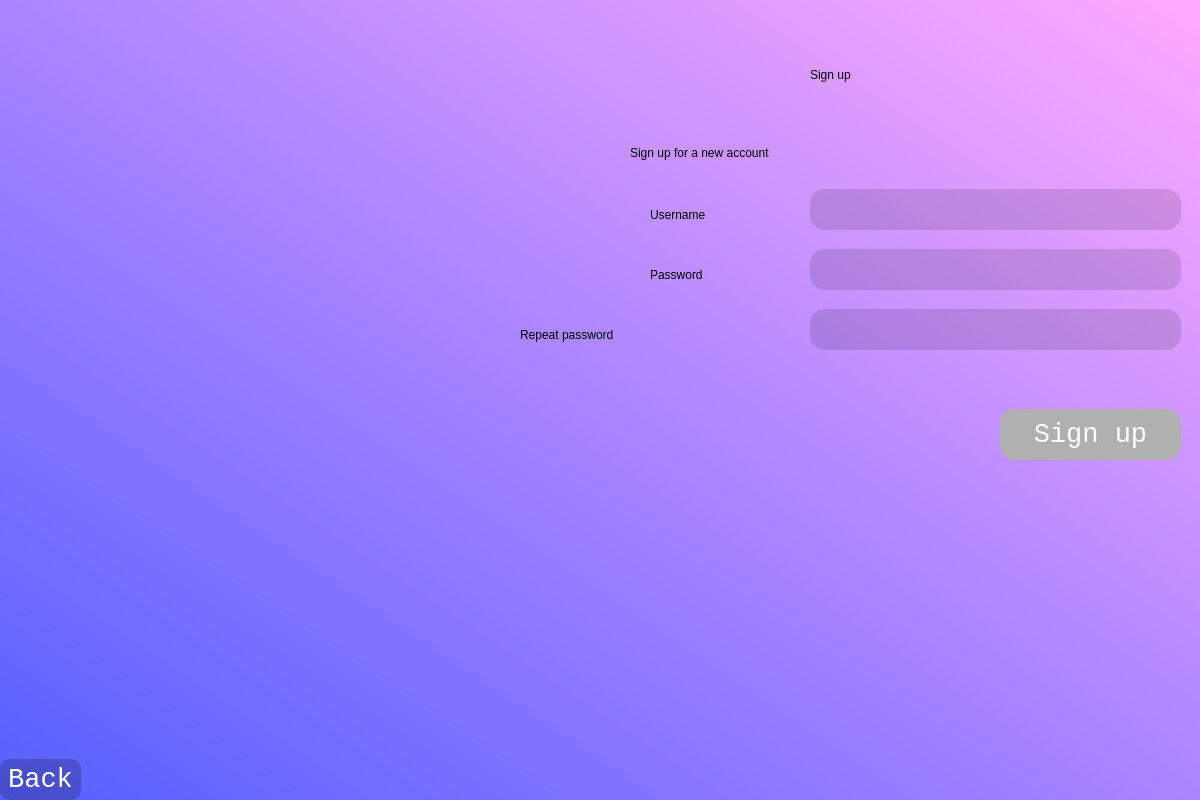
<?xml version="1.0" encoding="UTF-8"?>
<ui version="4.0">
 <class>Dialog</class>
 <widget class="QDialog" name="Dialog">
  <property name="geometry">
   <rect>
    <x>0</x>
    <y>0</y>
    <width>1200</width>
    <height>800</height>
   </rect>
  </property>
  <property name="minimumSize">
   <size>
    <width>1200</width>
    <height>800</height>
   </size>
  </property>
  <property name="maximumSize">
   <size>
    <width>1200</width>
    <height>800</height>
   </size>
  </property>
  <property name="windowTitle">
   <string>Dialog</string>
  </property>
  <widget class="QWidget" name="bgwidget" native="true">
   <property name="geometry">
    <rect>
     <x>0</x>
     <y>-1</y>
     <width>1201</width>
     <height>801</height>
    </rect>
   </property>
   <property name="styleSheet">
    <string notr="true">QWidget#bgwidget{
background-color: qlineargradient(spread:pad, x1:0, y1:1, x2:1, y2:0, stop:0 rgba(85, 96, 255, 255), stop:1 rgba(255, 170, 255, 255));}</string>
   </property>
   <widget class="QLabel" name="label">
    <property name="geometry">
     <rect>
      <x>810</x>
      <y>20</y>
      <width>371</width>
      <height>112</height>
     </rect>
    </property>
    <property name="styleSheet">
     <string notr="true">font: 75 72pt &quot;Consolas&quot;;</string>
    </property>
    <property name="text">
     <string>Sign up</string>
    </property>
   </widget>
   <widget class="QLabel" name="label_2">
    <property name="geometry">
     <rect>
      <x>630</x>
      <y>130</y>
      <width>551</width>
      <height>47</height>
     </rect>
    </property>
    <property name="styleSheet">
     <string notr="true">font: 75 30pt &quot;Consolas&quot;;</string>
    </property>
    <property name="text">
     <string>Sign up for a new account</string>
    </property>
   </widget>
   <widget class="QPushButton" name="signup_button">
    <property name="geometry">
     <rect>
      <x>1000</x>
      <y>410</y>
      <width>181</width>
      <height>51</height>
     </rect>
    </property>
    <property name="font">
     <font>
      <family>Consolas</family>
      <pointsize>20</pointsize>
      <weight>50</weight>
      <italic>false</italic>
      <bold>false</bold>
     </font>
    </property>
    <property name="styleSheet">
     <string notr="true">font: 20pt &quot;Consolas&quot;;
background-color: rgb(176, 176, 176);
border-radius:15px;
border-color: rgb(84, 255, 5);
color: white;</string>
    </property>
    <property name="text">
     <string>Sign up</string>
    </property>
   </widget>
   <widget class="QLineEdit" name="username_box">
    <property name="geometry">
     <rect>
      <x>810</x>
      <y>190</y>
      <width>371</width>
      <height>41</height>
     </rect>
    </property>
    <property name="styleSheet">
     <string notr="true">font: 20pt &quot;Consolas&quot;;
background-color:rgba(0,0,0,30);
border-radius:15px;
border-color: rgb(84, 255, 5);
color: black;</string>
    </property>
   </widget>
   <widget class="QLabel" name="label_3">
    <property name="geometry">
     <rect>
      <x>650</x>
      <y>200</y>
      <width>151</width>
      <height>31</height>
     </rect>
    </property>
    <property name="styleSheet">
     <string notr="true">font: 75 25pt &quot;Consolas&quot;;</string>
    </property>
    <property name="text">
     <string>Username</string>
    </property>
   </widget>
   <widget class="QLabel" name="label_4">
    <property name="geometry">
     <rect>
      <x>650</x>
      <y>260</y>
      <width>151</width>
      <height>31</height>
     </rect>
    </property>
    <property name="styleSheet">
     <string notr="true">font: 75 25pt &quot;Consolas&quot;;</string>
    </property>
    <property name="text">
     <string>Password</string>
    </property>
   </widget>
   <widget class="QLineEdit" name="password_box">
    <property name="geometry">
     <rect>
      <x>810</x>
      <y>250</y>
      <width>371</width>
      <height>41</height>
     </rect>
    </property>
    <property name="styleSheet">
     <string notr="true">font: 20pt &quot;Consolas&quot;;
background-color:rgba(0,0,0,30);
border-radius:15px;
border-color: rgb(84, 255, 5);
color: black;</string>
    </property>
   </widget>
   <widget class="QLabel" name="error">
    <property name="geometry">
     <rect>
      <x>810</x>
      <y>370</y>
      <width>371</width>
      <height>21</height>
     </rect>
    </property>
    <property name="styleSheet">
     <string notr="true">font: 12pt &quot;Consolas&quot;; color:red;</string>
    </property>
    <property name="text">
     <string/>
    </property>
   </widget>
   <widget class="QLineEdit" name="confirm_password_box">
    <property name="geometry">
     <rect>
      <x>810</x>
      <y>310</y>
      <width>371</width>
      <height>41</height>
     </rect>
    </property>
    <property name="styleSheet">
     <string notr="true">font: 20pt &quot;Consolas&quot;;
background-color:rgba(0,0,0,30);
border-radius:15px;
border-color: rgb(84, 255, 5);
color: black;</string>
    </property>
   </widget>
   <widget class="QLabel" name="label_5">
    <property name="geometry">
     <rect>
      <x>520</x>
      <y>320</y>
      <width>271</width>
      <height>31</height>
     </rect>
    </property>
    <property name="styleSheet">
     <string notr="true">font: 75 25pt &quot;Consolas&quot;;</string>
    </property>
    <property name="text">
     <string>Repeat password</string>
    </property>
   </widget>
   <widget class="QPushButton" name="back_button">
    <property name="geometry">
     <rect>
      <x>0</x>
      <y>760</y>
      <width>81</width>
      <height>41</height>
     </rect>
    </property>
    <property name="font">
     <font>
      <family>Consolas</family>
      <pointsize>20</pointsize>
      <weight>50</weight>
      <italic>false</italic>
      <bold>false</bold>
     </font>
    </property>
    <property name="styleSheet">
     <string notr="true">font: 20pt &quot;Consolas&quot;;
background-color: rgba(0, 0, 0,50);
border-radius:10px;
color: white;</string>
    </property>
    <property name="text">
     <string>Back</string>
    </property>
   </widget>
  </widget>
 </widget>
 <resources/>
 <connections/>
</ui>
